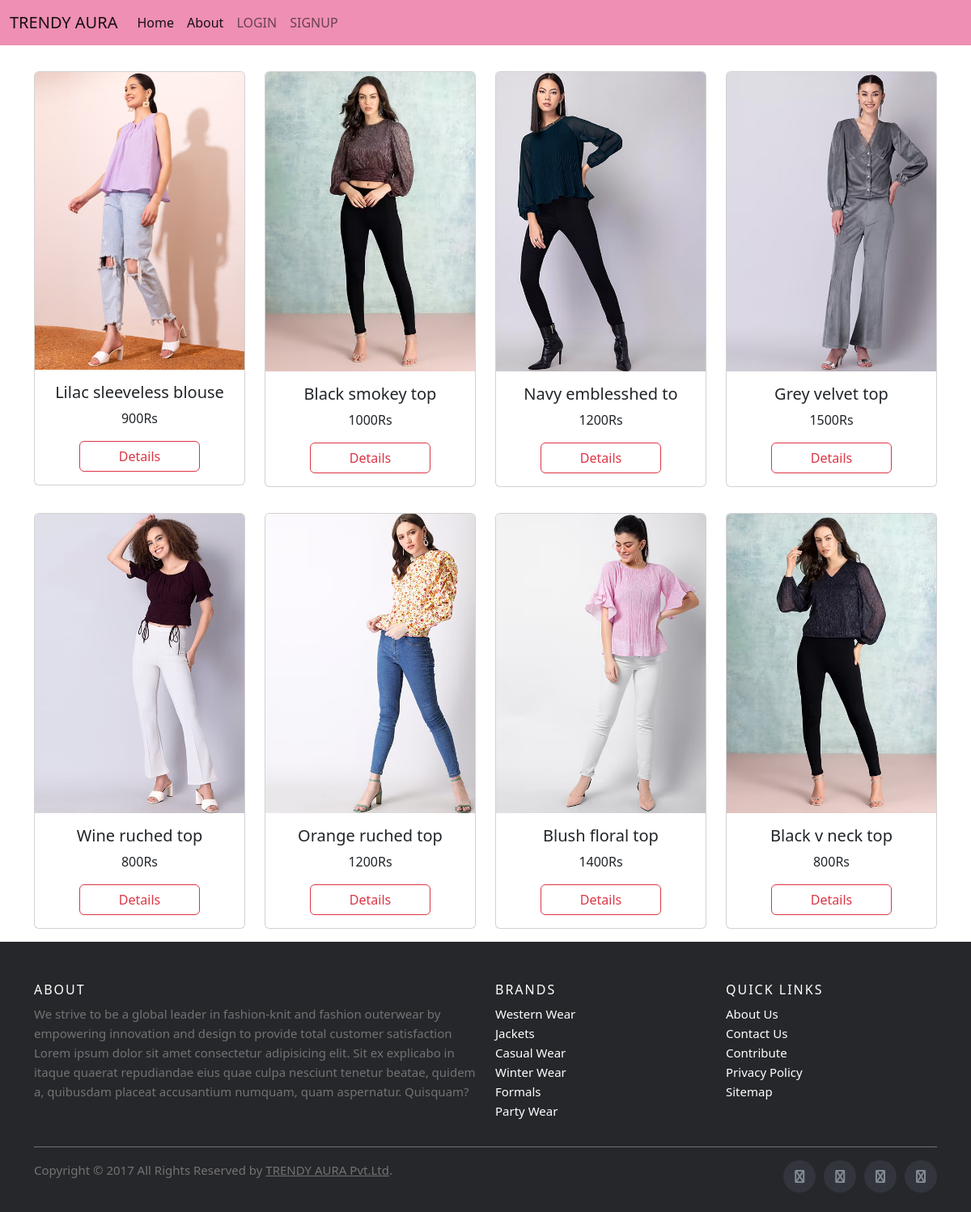
The page /top/ on the database its author committed.
### app1/models.py (models this page shows, shortened)
class Dress(models.Model):
    name=models.CharField(max_length=250)
    price=models.IntegerField()
    brand=models.CharField(max_length=250)
    img=models.ImageField(upload_to='gallery')
    material=models.CharField(max_length=250)
    type=models.CharField(max_length=250)
    colour=models.CharField(max_length=250)

### app1/views.py (the view)
# urls.py: path('top/',views.top,name='top'),
def top(request):
    content=Dress.objects.all()
    data={
        'result':content
    }
    return render(request,'top.html',data)

### templates/top.html (shortened to what this page needs)
{% load static %}
<!doctype html>
<html lang="en">
  <head>
    <link href="https://cdn.jsdelivr.net/npm/bootstrap@5.2.3/dist/css/bootstrap.min.css" rel="stylesheet">
    <link rel="stylesheet" href="https://cdnjs.cloudflare.com/ajax/libs/font-awesome/6.4.2/css/all.min.css">
    <link rel="stylesheet" href="{% static 'css/external.css' %}">
</head>
  <body>
    <nav class="navbar navbar-expand-lg" style="background-color: rgba(236, 128, 169, 0.884);">
      <div class="container-fluid">
        <a class="navbar-brand" href="#">TRENDY AURA</a>
        <div class="collapse navbar-collapse" id="navbarTogglerDemo03">
          <ul class="navbar-nav me-auto mb-2 mb-lg-0">
            <li class="nav-item">
              <a class="nav-link active" aria-current="page" href="#">Home</a>
            </li>
            <li class="nav-item">
              <a class="nav-link active" aria-current="page" href="{% url 'about' %}">About</a>
            </li>
            {% if request.user.is_authenticated %}
            {% else %}
            <li class="nav-item">
              <a class="nav-link" href="{% url 'login' %}">LOGIN</a>
            </li>
            <li class="nav-item">
              <a class="nav-link " href="{% url 'signup' %}">SIGNUP</a>
            </li>
            {% endif %}
          </ul>
        </div>
      </div>
    </nav>
      <div class="container mt-3">
        <div class="row">
          {% for i in result %}
            {% if i.brand == "motiff" %}
            <div class="col-lg-3 col-md-3 col-sm-6 my-3">
              <div class="card " style="width: 100%;">
                <div class="cd1 w-100 text-center">
                  <img src="{{i.img.url}}" class="card-img-top w-100  text-center " alt="...">
                </div>
                  <div class="card-body text-center">
                    <h5 class="card-title" id="name" name="name">{{i.name}}</h5>
                    <p class="card-text" name="price">{{i.price}}Rs</p>
                    <div class=" text-center">
                    <a href="{% url 'details' i.pk %}" class="btn btn-outline-danger px-5">Details</a>
                    </div>
                  </div>
                </div>
          </div>
            {% endif %}
          {% endfor %}
        </div>
      </div>
      <footer class="site-footer">
        <div class="container">
          <div class="row">
            <div class="col-sm-12 col-md-6">
              <h6>About</h6>
              <p class="text-justify">We strive to be a global leader in fashion-knit and fashion outerwear by empowering innovation and design to provide total customer satisfaction Lorem ipsum dolor sit amet consectetur adipisicing elit. Sit ex explicabo in itaque quaerat repudiandae eius quae culpa nesciunt tenetur beatae, quidem a, quibusdam placeat accusantium numquam, quam aspernatur. Quisquam?</p>
            </div>
            <div class="col-xs-6 col-md-3">
              <h6>Brands</h6>
              <ul class="footer-links">
                <li><a href="">Western Wear</a></li>
                <li><a href="">Jackets</a></li>
                <li><a href="">Casual Wear</a></li>
                <li><a href="">Winter Wear</a></li>
                <li><a href="">Formals</a></li>
                <li><a href="">Party Wear</a></li>
              </ul>
            </div>
            <div class="col-xs-6 col-md-3">
              <h6>Quick Links</h6>
              <ul class="footer-links">
                <li><a href="{% url 'about' %}">About Us</a></li>
                <li><a href="">Contact Us</a></li>
                <li><a href="">Contribute</a></li>
                <li><a href="">Privacy Policy</a></li>
                <li><a href="">Sitemap</a></li>
              </ul>
            </div>
          </div>
          <hr>
        </div>
        <div class="container">
          <div class="row">
            <div class="col-md-8 col-sm-6 col-xs-12">
              <p class="copyright-text">Copyright &copy; 2017 All Rights Reserved by
           <a href="#">TRENDY AURA Pvt.Ltd</a>.
              </p>
            </div>
            <div class="col-md-4 col-sm-6 col-xs-12">
              <ul class="social-icons">
                <li><a class="facebook" href="#"><i class="fa fa-facebook"></i></a></li>
                <li><a class="twitter" href="#"><i class="fa fa-twitter"></i></a></li>
                <li><a class="dribbble" href="#"><i class="fa fa-dribbble"></i></a></li>
                <li><a class="linkedin" href="#"><i class="fa fa-linkedin"></i></a></li>
              </ul>
            </div>
          </div>
        </div>
  </footer>
    </body>
  </html>

### static/css/external.css (style rules this page uses)
.site-footer { background-color:#26272b; padding:45px 0 20px; font-size:15px; line-height:24px; color:#737373; }
.site-footer hr { border-top-color:#bbb; opacity:0.5 }
.site-footer h6 { color:#fff; font-size:16px; text-transform:uppercase; margin-top:5px; letter-spacing:2px }
.site-footer a { color:#737373; }
.footer-links { padding-left:0; list-style:none }
.footer-links li { display:block }
.footer-links a { color:#737373 }
.footer-links a { color: white; text-decoration:none; }
.site-footer .social-icons { text-align:right }
.site-footer .social-icons a { width:40px; height:40px; line-height:40px; margin-left:6px; margin-right:0; border-radius:100%; background-color:#33353d }
.copyright-text { margin:0 }
.social-icons { padding-left:0; margin-bottom:0; list-style:none }
.social-icons li { display:inline-block; margin-bottom:4px }
.social-icons a { background-color:#eceeef; color:#818a91; font-size:16px; display:inline-block; line-height:44px; width:44px; height:44px; text-align:center; margin-right:8px; border-radius:100%; -webkit-transition:all .2s linear; -o-transition:all .2s linear; transition:all .2s linear }

### rows shown on the page
Dress: img (picture), name "Lilac sleeveless blouse", price "900"
Dress: img (picture), name "Black smokey top", price "1000"
Dress: img (picture), name "Navy emblesshed to", price "1200"
Dress: img (picture), name "Grey velvet top", price "1500"
Dress: img (picture), name "Wine ruched top", price "800"
Dress: img (picture), name "Orange ruched top", price "1200"
Dress: img (picture), name "Blush floral top", price "1400"
Dress: img (picture), name "Black v neck top", price "800"
